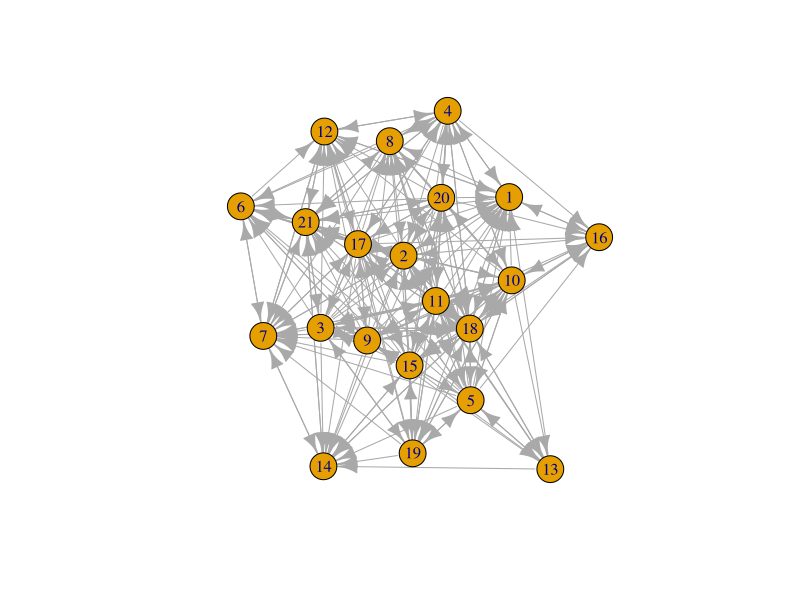
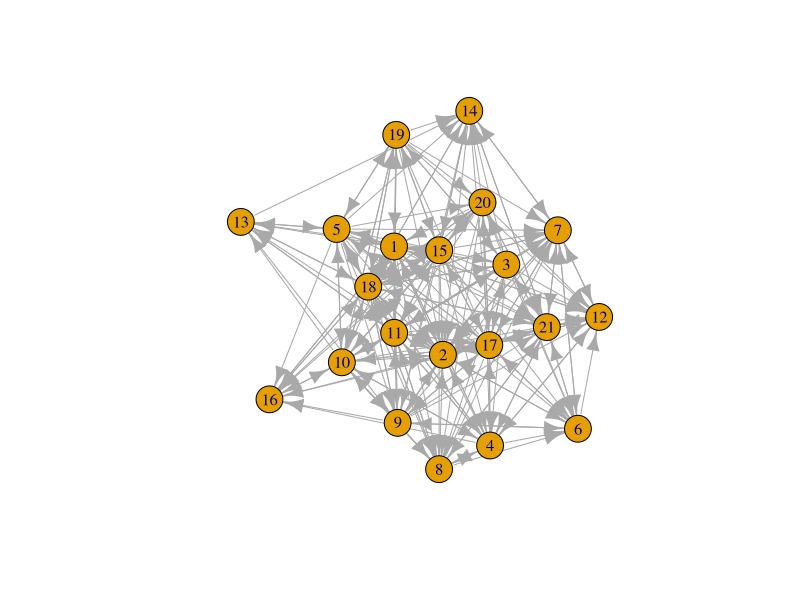
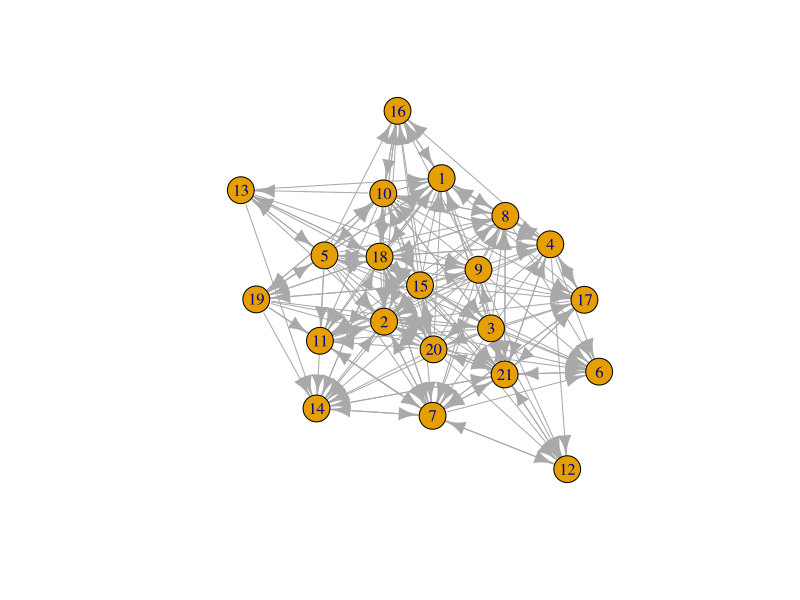
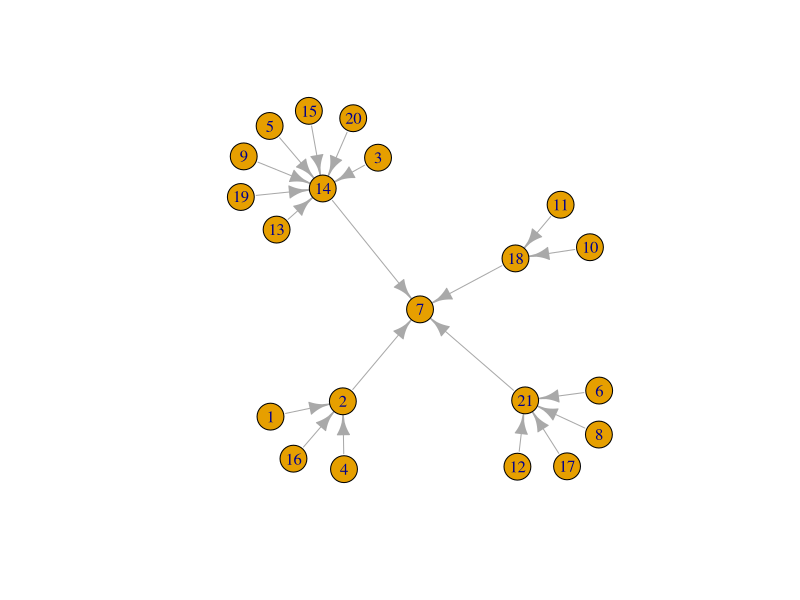
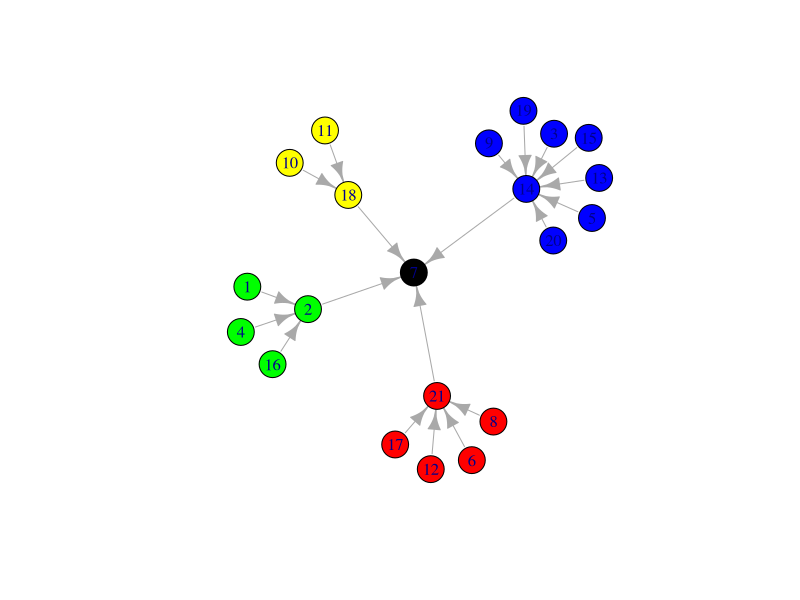
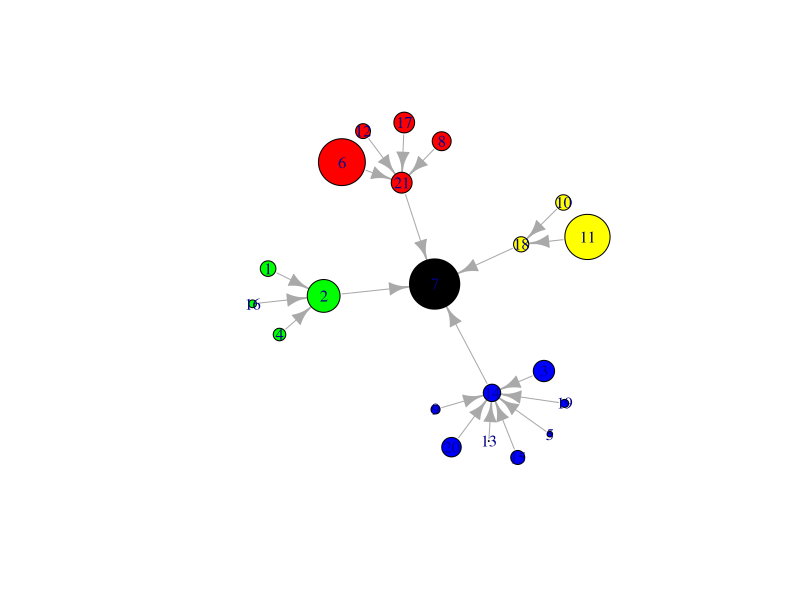

Source code (R) for these figures, in order:
setwd("C:/Rworkspace/14th Jan/High Tech")

install.packages("igraph,dependencies=TRUE")
library(igraph)  # required to draw those graphs

advice_data_frame <- read.table("High-Tec-edgelist-Advice.txt")
friendship_data_frame <-read.table("High-Tec-edgelist-Friendship.txt")
reports_to_data_frame <-read.table("High-Tec-edgelist-ReportsTo.txt")

attributes <-read.csv("High-Tec-Attributes.csv")

nrow(advice_data_frame)

colnames(advice_data_frame)<-c("ego","alter","advice_tie")
head(advice_data_frame)

colnames(friendship_data_frame)<-c("ego","alter","friendship_tie")
colnames(reports_to_data_frame)<-c("ego","alter","reports_to_tie")


#check whether ego and alter are same across the data sets
which(advice_data_frame$ego != friendship_data_frame$ego)
which(advice_data_frame$ego != reports_to_data_frame$ego)
which(reports_to_data_frame$ego != friendship_data_frame$ego)

which(advice_data_frame$alter != friendship_data_frame$alter)
which(advice_data_frame$alter != reports_to_data_frame$alter)
which(reports_to_data_frame$alter != friendship_data_frame$alter)


#  merge the data. We have 3 separate data frame
# create 1 data frame 


hi_tech_full_data_frame <-data.frame(ego=advice_data_frame[,1],alter=advice_data_frame[,2],advice_tie = advice_data_frame[,3],friendship_tie=friendship_data_frame[,3],reports_to_tie=reports_to_data_frame[,3])


# STEP 2 :   data processing , creating grapha and so on

# subsetting out all cases where all last three column data are 0,0,0 from the entire data set 

hi_tech_full_non_zero_edges <- subset(hi_tech_full_data_frame,(advice_tie >0 | friendship_tie >0 | reports_to_tie>0))


# Create a graph object

hi_tech_full <- graph.data.frame(hi_tech_full_non_zero_edges)
hi_tech_full  # it reads the data frame, where first 2 columns become an EDGE, remaining columns become ATTRIBUTES of that edge

get.edge.attribute(hi_tech_full,'advice_tie')  # attribute of that edges
get.edge.attribute(hi_tech_full,'friendship_tie')
get.edge.attribute(hi_tech_full,'reports_to_tie')



# add those attributes ( attributes<- csv.. line) to this graph

attributes
attributes <-cbind(1:length(attributes[,1]),attributes)
attributes

hi_tech_full <- graph.data.frame(hi_tech_full_non_zero_edges,vertices=attributes)
hi_tech_full


get.vertex.attribute(hi_tech_full,'AGE') 
get.vertex.attribute(hi_tech_full,'LEVEL') 
get.vertex.attribute(hi_tech_full,'TENURE') 
get.vertex.attribute(hi_tech_full,'DEPT') 


# PLOT


#first normal way
plot(hi_tech_full)  # has all advice, reports to, friendship and all

#dev.off()

# draw the plot on PDF file
pdf("Hi_Tech_Plot_1.pdf")
plot(hi_tech_full)
dev.off()




#advice only network
# E() function for EDges, it creates sequence of edges
# deletes the edges where advice_tie==0, only keep where advice_tie==1

hi_tech_advice_only <- delete.edges(hi_tech_full,E(hi_tech_full)[get.edge.attribute(hi_tech_full,name="advice_tie")==0])
  

pdf("Hi_Tech_PLot_Advice.pdf")  
plot(hi_tech_advice_only)    # ADVICE Graph
dev.off()  
  

# reports_to only network
hi_tech_reports_only <- delete.edges(hi_tech_full,E(hi_tech_full)[get.edge.attribute(hi_tech_full,name="reports_to_tie")==0])


pdf("Hi_Tech_PLot_Reports.pdf")  
plot(hi_tech_reports_only)    # ADVICE Graph
dev.off()   


# homework : do for friendship



# use different colors for diff departments

dept_vertex_colors <-get.vertex.attribute(hi_tech_full,"DEPT")
colors <- c("black","Red","Blue","Yellow","Green")


# if dept==0, use color 1 i.e. BLACk
# so CEO will be black color
dept_vertex_colors[dept_vertex_colors==0] = colors[1]
dept_vertex_colors[dept_vertex_colors==1] = colors[2]
dept_vertex_colors[dept_vertex_colors==2] = colors[3]
dept_vertex_colors[dept_vertex_colors==3] = colors[4]
dept_vertex_colors[dept_vertex_colors==4] = colors[5]


pdf("Hi_Tech_PLot_Reports_Color.pdf")  
plot(hi_tech_reports_only,vertex.color=dept_vertex_colors)    
dev.off() 


# let's make size of nodes proportionate to tenure

tenure_vertex_sizes <- get.vertex.attribute(hi_tech_full,"TENURE")
dev.off()
pdf("Hi_Tech_PLot_Reports_Color_Size.pdf")  
plot(hi_tech_reports_only,vertex.color=dept_vertex_colors,vertex.size=tenure_vertex_sizes)    
dev.off() 



